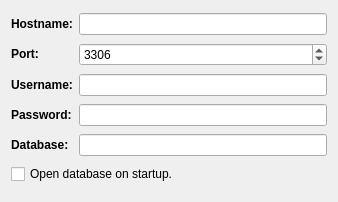
<?xml version="1.0" encoding="UTF-8"?>
<ui version="4.0">
 <class>OpenMySQLPage</class>
 <widget class="QWidget" name="OpenMySQLPage">
  <property name="geometry">
   <rect>
    <x>0</x>
    <y>0</y>
    <width>338</width>
    <height>202</height>
   </rect>
  </property>
  <property name="windowTitle">
   <string>Open MySQL Page</string>
  </property>
  <layout class="QGridLayout" name="gridLayout">
   <item row="1" column="0">
    <widget class="QLabel" name="labelPort">
     <property name="text">
      <string>&lt;html&gt;&lt;head/&gt;&lt;body&gt;&lt;p&gt;&lt;span style=&quot; font-weight:600;&quot;&gt;Port:&lt;/span&gt;&lt;/p&gt;&lt;/body&gt;&lt;/html&gt;</string>
     </property>
    </widget>
   </item>
   <item row="0" column="1" colspan="2">
    <widget class="QLineEdit" name="lineHost">
     <property name="sizePolicy">
      <sizepolicy hsizetype="Expanding" vsizetype="Fixed">
       <horstretch>1</horstretch>
       <verstretch>0</verstretch>
      </sizepolicy>
     </property>
     <property name="text">
      <string/>
     </property>
    </widget>
   </item>
   <item row="3" column="0">
    <widget class="QLabel" name="labelPass">
     <property name="text">
      <string>&lt;b&gt;Password:&lt;/b&gt;</string>
     </property>
     <property name="alignment">
      <set>Qt::AlignLeading|Qt::AlignLeft|Qt::AlignVCenter</set>
     </property>
    </widget>
   </item>
   <item row="5" column="0" colspan="2">
    <widget class="QCheckBox" name="checkOpenLast">
     <property name="text">
      <string>Open database on startup.</string>
     </property>
    </widget>
   </item>
   <item row="1" column="1" colspan="2">
    <widget class="QSpinBox" name="spinPort">
     <property name="maximum">
      <number>49151</number>
     </property>
     <property name="value">
      <number>3306</number>
     </property>
    </widget>
   </item>
   <item row="2" column="0">
    <widget class="QLabel" name="labelUser">
     <property name="text">
      <string>&lt;b&gt;Username:&lt;/b&gt;</string>
     </property>
     <property name="alignment">
      <set>Qt::AlignLeading|Qt::AlignLeft|Qt::AlignVCenter</set>
     </property>
    </widget>
   </item>
   <item row="4" column="1" colspan="2">
    <widget class="QLineEdit" name="lineDatabase">
     <property name="sizePolicy">
      <sizepolicy hsizetype="Expanding" vsizetype="Fixed">
       <horstretch>1</horstretch>
       <verstretch>0</verstretch>
      </sizepolicy>
     </property>
    </widget>
   </item>
   <item row="0" column="0">
    <widget class="QLabel" name="labelHost">
     <property name="layoutDirection">
      <enum>Qt::LeftToRight</enum>
     </property>
     <property name="text">
      <string>&lt;b&gt;Hostname:&lt;/b&gt;</string>
     </property>
     <property name="alignment">
      <set>Qt::AlignLeading|Qt::AlignLeft|Qt::AlignVCenter</set>
     </property>
    </widget>
   </item>
   <item row="2" column="1" colspan="2">
    <widget class="QLineEdit" name="lineUser">
     <property name="sizePolicy">
      <sizepolicy hsizetype="Expanding" vsizetype="Fixed">
       <horstretch>1</horstretch>
       <verstretch>0</verstretch>
      </sizepolicy>
     </property>
    </widget>
   </item>
   <item row="4" column="0">
    <widget class="QLabel" name="labelDatabase">
     <property name="text">
      <string>&lt;b&gt;Database:&lt;/b&gt;</string>
     </property>
     <property name="alignment">
      <set>Qt::AlignLeading|Qt::AlignLeft|Qt::AlignVCenter</set>
     </property>
    </widget>
   </item>
   <item row="3" column="1" colspan="2">
    <widget class="QLineEdit" name="linePass">
     <property name="sizePolicy">
      <sizepolicy hsizetype="Expanding" vsizetype="Fixed">
       <horstretch>1</horstretch>
       <verstretch>0</verstretch>
      </sizepolicy>
     </property>
    </widget>
   </item>
  </layout>
 </widget>
 <tabstops>
  <tabstop>lineHost</tabstop>
  <tabstop>spinPort</tabstop>
  <tabstop>lineUser</tabstop>
  <tabstop>linePass</tabstop>
  <tabstop>lineDatabase</tabstop>
  <tabstop>checkOpenLast</tabstop>
 </tabstops>
 <resources/>
 <connections/>
</ui>
